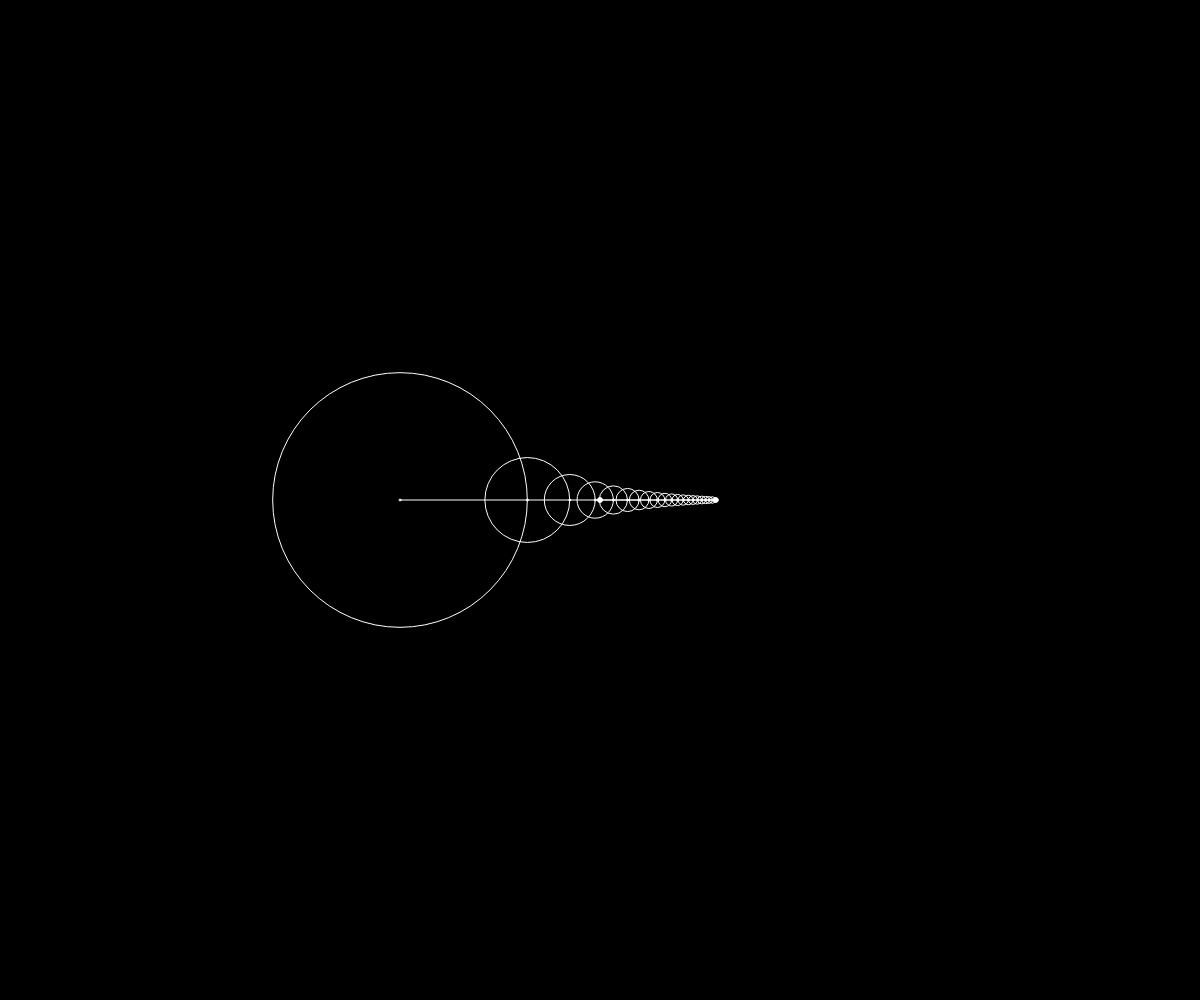
Frame 1 (no input)
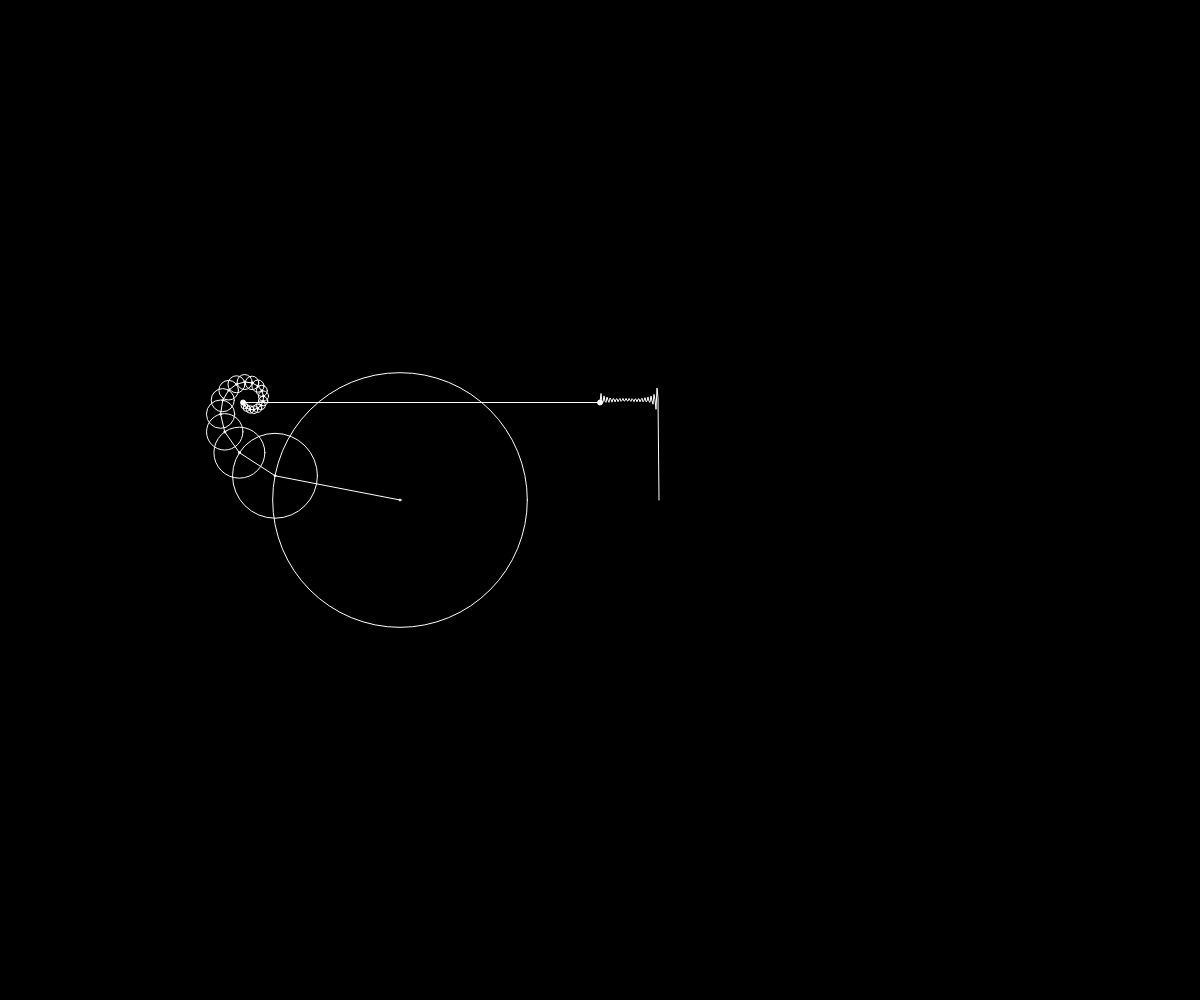
Frame 60 (no input)
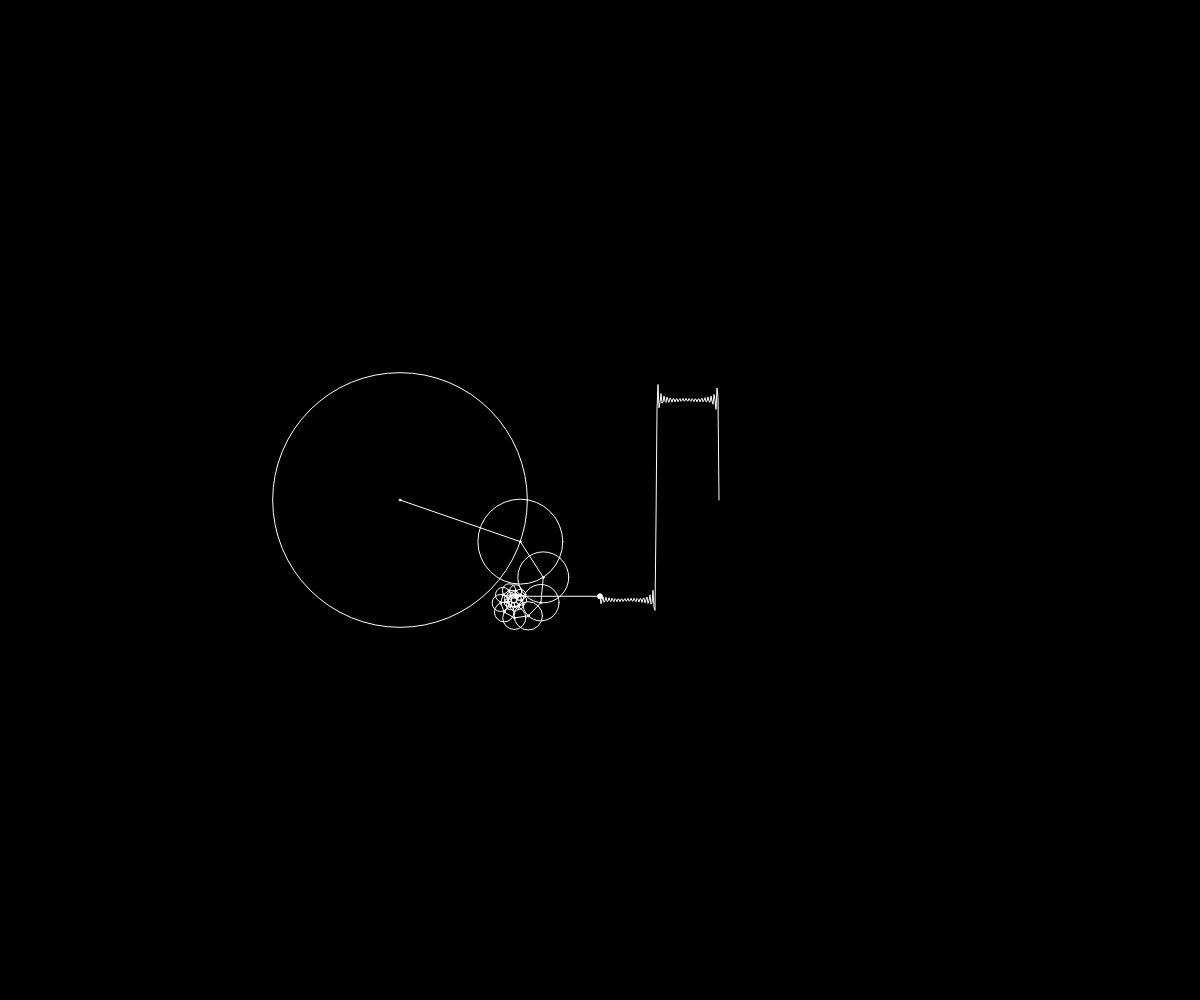
Frame 120 (the mouse pressed at the canvas centre since frame 60)

The p5.js sketch that drew these frames (run headless with seeded random() and noise() and a simulated clock; from frame 60 on, the mouse is pressed at the canvas centre):

// p5.js sketch
// ── sketch.js
/**************************
Created by: Tanmay Bishnoi
For: An explanation video on Youtube that aims at linearising the concept of Fourier Transform and time/frequency domains.
Inspiration:  Zack star
(https://www.youtube.com/watch?v=3gjJDuCAEQQ&t=384s)
**************************/

//Tune these paramenters to your heart's content
const num_circles = 20;
const time_inc = 0.05;

const radius = 100;

let centerX;
let centerY;

const circle_x_offset = 200;
const graph_x_offset = 200;

let time = 0;

function setup() {
  createCanvas(windowWidth, windowHeight);
  ellipseMode(CENTER);
   centerX = windowWidth/2;
   centerY = windowHeight/2;
  stroke(255);
  noFill();
  
}

let wave_array = [];

function draw() {
  background(0);
  
  translate(centerX-circle_x_offset, centerY);
  x_  = 0;
  y_  = 0;
  
  push();
  beginShape();
  for (i=0;i<num_circles;i++){
    n = 2*i+1;
    new_radius = 4*radius/(n*PI);
    x = new_radius*cos(n*time);
    y = -new_radius*sin(n*time);
    ellipse(0,0,2*new_radius, 2*new_radius);
    line(0,0, x,y);
    ellipse(0,0,2,2)
    translate(x,y);
    x_  += x;
    y_  += y;
  }
  fill(255);
  ellipse(0,0,5,5)
  endShape();
  pop();
  
  wave_array.unshift(y_);
  line(x_,y_, graph_x_offset, y_)
  translate(graph_x_offset, 0);
  push();
  fill(255);
  ellipse(0,  y_, 5,5)
  pop();
  beginShape();
  noFill();
  for (let i = 0; i < wave_array.length; i++) {
    vertex(i, wave_array[i]);
  }
  endShape();
  
  if (wave_array.length > 400) {
    wave_array.pop();
  }
  
  time+=time_inc;
}
